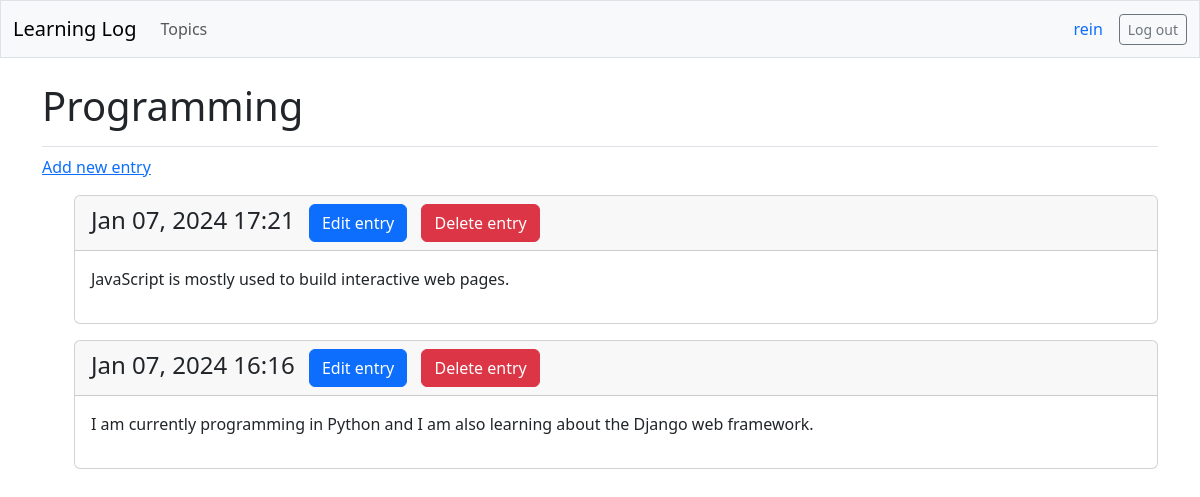
Page /topics/8/ (signed in) on the committed database.
### learning_logs/models.py (models this page shows, shortened)
class Topic(models.Model):
    text = models.CharField(max_length=256)
    date_added = models.DateTimeField(auto_now_add=True)
    owner = models.ForeignKey(User, on_delete=models.CASCADE)

class Entry(models.Model):
    topic = models.ForeignKey(Topic, on_delete=models.CASCADE)
    text = models.TextField()
    date_added = models.DateTimeField(auto_now_add=True)
    class Meta:
        verbose_name_plural = "entries"

### learning_logs/views.py (the view)
# urls.py: path("topics/<int:topic_id>/", views.topic, name="topic"),
@login_required
def topic(request, topic_id):
    topic = Topic.objects.get(id=topic_id)
    check_topic_owner(request, topic)
    entries = topic.entry_set.order_by("-date_added")
    context = {"topic": topic, "entries": entries}
    return render(request, "learning_logs/topic.html", context)

### learning_logs/views.py (called while the page is built)
def check_topic_owner(request, topic):
    if topic.owner != request.user:
        raise Http404

### learning_logs/templates/learning_logs/topic.html
{% extends 'learning_logs/base.html' %}
{% block page_header %}
<h1>{{ topic.text }}</h1>
{% endblock page_header %}
{% block content %}
<p><a href="{% url 'learning_logs:new_entry' topic.id %}">Add new entry</a></p>
<ul>
    {% for entry in entries %}
    <div class="card mb-3">
        <h4 class="card-header">
            {{ entry.date_added|date:'M d, Y H:i' }}
            <a class="btn btn-primary btn-md ms-2" href="{% url 'learning_logs:edit_entry' entry.id %}">
                Edit entry</a>
            <a class="btn btn-danger btn-md ms-2" href="{% url 'learning_logs:delete_entry' entry.id %}">
                Delete entry</a>
        </h4>
        <div class="card-body">{{ entry.text|linebreaks }}</div>
    </div>
    {% empty %}
    <p>There are no entries for this topic yet.</p>
    {% endfor %}
</ul>
{% endblock content %}

### learning_logs/templates/learning_logs/base.html (shortened to what this page needs)
<!DOCTYPE html>
<html lang="en">
<head>
    {% load django_bootstrap5 %}
    {% bootstrap_css %}
</head>
<body>
    <nav class="navbar navbar-expand-md navbar-light bg-light mb-4 border">
        <div class="container-fluid">
            <a class="navbar-brand" href="{% url 'learning_logs:index' %}">
                Learning Log</a>
            <div class="collapse navbar-collapse" id="navbarCollapse">
                <ul class="navbar-nav me-auto mb-2 mb-md-0">
                    <li class="nav-item">
                        <a class="nav-link" href="{% url 'learning_logs:topics' %}">Topics</a>
                    </li>
                </ul>
                <ul class="navbar-nav ms-auto mb-2 mb-md-0">
                    {% if user.is_authenticated %}
                    <li class="nav-item me-2">
                        <span class="navbar-text me-2 text-primary">{{ user.username }}</span>
                    </li>
                    {% endif %}
                </ul>
                {% if user.is_authenticated %}
                <form action="{% url 'accounts:logout' %}" method="POST">
                    <button type="submit" class="btn btn-outline-secondary btn-sm">
                        Log out</button>
                </form>
                {% endif %}
            </div>
        </div>
    </nav>
    <main class="container">
        <div class="pb-2 mb-2 border-bottom">
            {% block page_header %}{% endblock page_header %}
        </div>
        <div>
            {% block content %}{% endblock content %}
        </div>
    </main>
</body>
</html>

### rows in the picture
Topic: text "Programming"
Entry: date_added "Jan 07, 2024 17:21", text "JavaScript is mostly used to build interactive web pages."
Entry: date_added "Jan 07, 2024 16:16", text "I am currently programming in Python and I am also learning about the Django web framework."

### other values in the picture
{{ user.username }} "rein"
